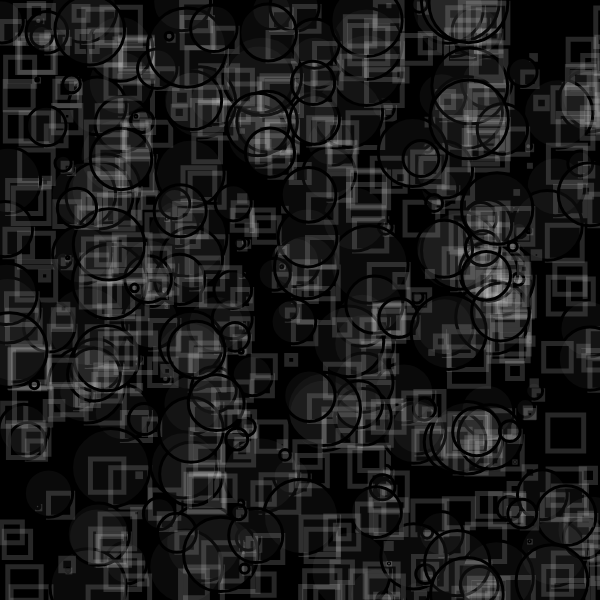
Frame 1 (no input)
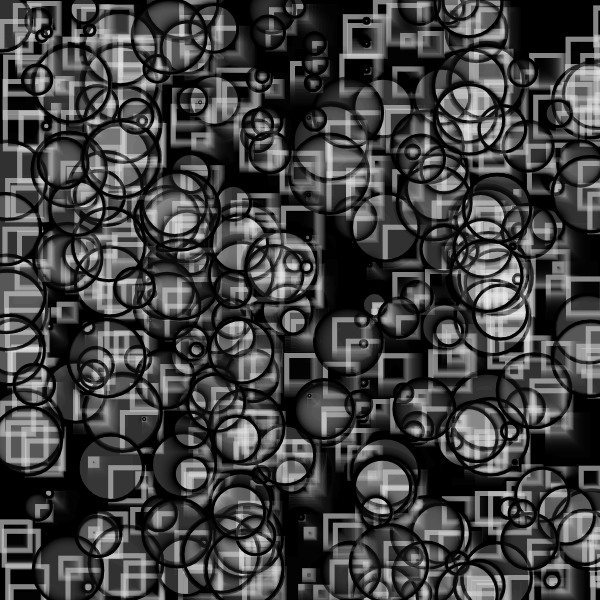
Frame 60 (no input)
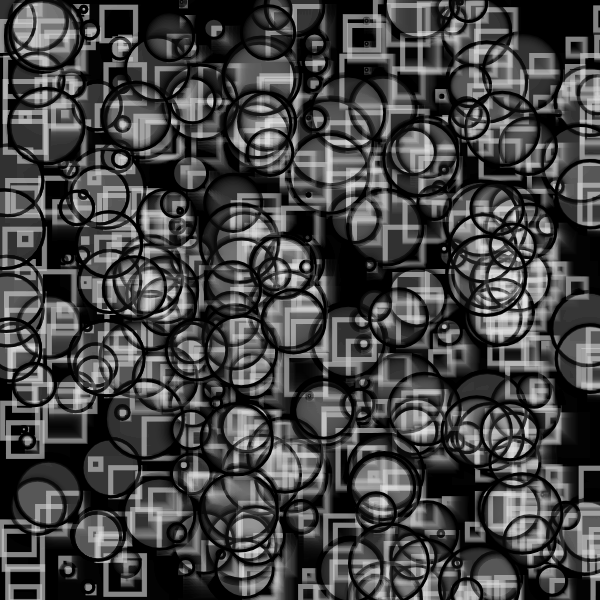
Frame 120 (the mouse pressed at the canvas centre since frame 60)

The p5.js sketch that drew these frames (run headless with seeded random() and noise() and a simulated clock; from frame 60 on, the mouse is pressed at the canvas centre):

// p5.js sketch
// ── sketch.js
//forked from  kyami 

let moverSystems = [];
let num = 10;
let cells, cols, rows;
let offset, margin;
let cellW, cellH;
let bg;
let graphics;


function setup() {
  w = 600;
  var canvas;
    if(windowWidth>=600 && windowHeight >=600){
      canvas = createCanvas(600, 600);
    }
    else{
      canvas = createCanvas(windowWidth, windowHeight - 100);
    }

  var x = (windowWidth - width) / 2;
  var y = (windowHeight - height) / 2;

  canvas.position(x, y);
  background(0);
  noStroke();
}


function draw() {
  let t = frameCount * 0.003;
  randomSeed(3);
  background(0, 40);
  for (let i=0; i < 500; i++) {
    let x = random(width); let y = random(width);
    let r = width/2 - max(abs(x-width/2),abs(y-width/2));

    for (let j=0; j < 12; j++) {
      let sx = width/2+245*tan(-j+t);
      let sy = width/2+245*cos(-j*20+t);
      let s = 50;
          r = min(r, min(abs(sy-s-y),abs(sy+s-y))-20);
    }

    
    r = min(r, abs(width/2-x));
    
    let c = color(255)
    c.setAlpha(8*exp(-r));
    stroke(244, 40)
    noFill();
    strokeWeight(5)
    rect(y,x,r*2,r*2);

    stroke(0)
    strokeWeight(3)
    if(i%2 == 0){
      fill(255, 10)
    ellipse(y,x,r*4, r*4);
  }
  }
}
